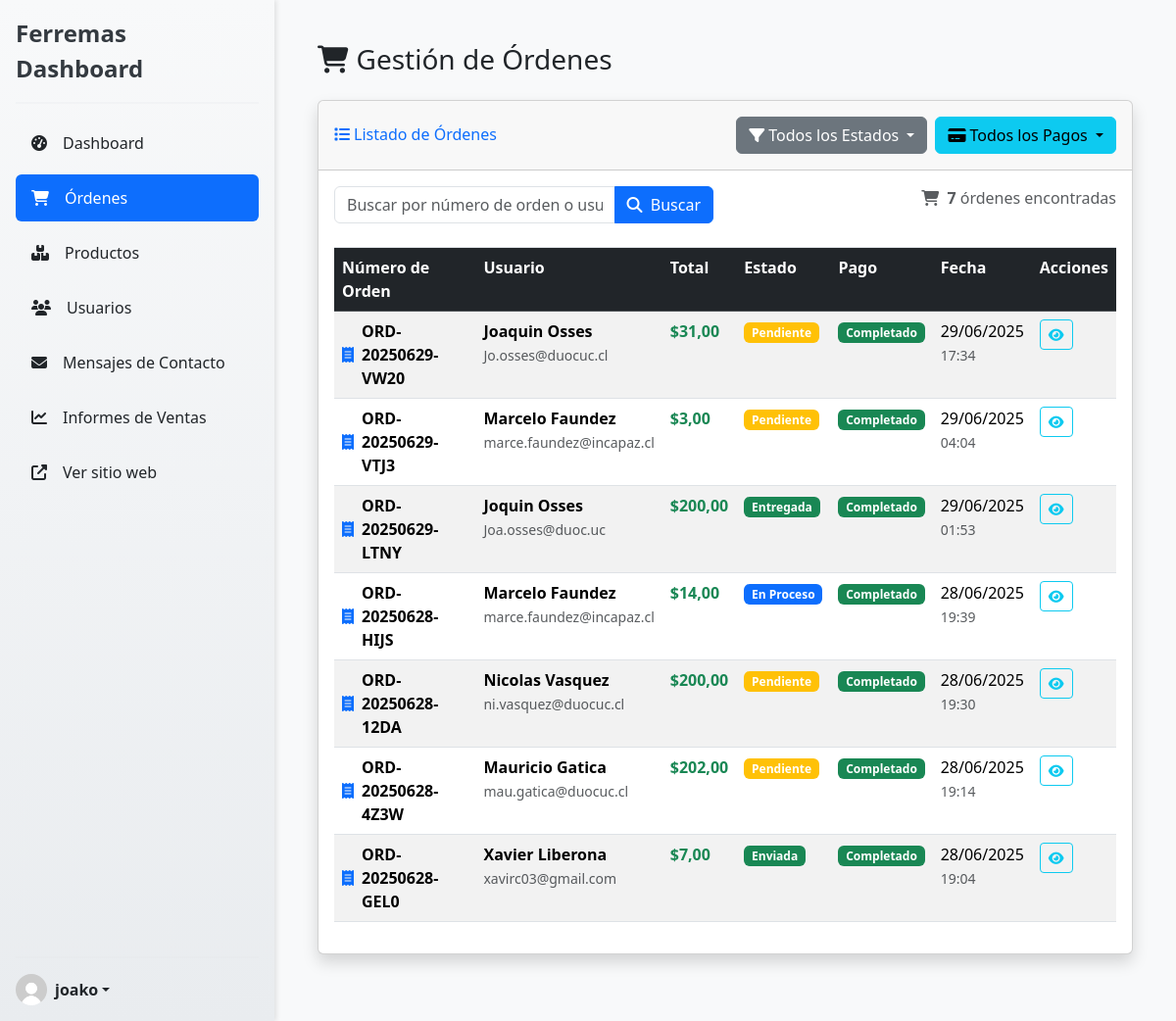
Screenshot of /dashboard/orders/ (signed in) with the database file from the repository.
### miPaypal/models.py (models this page shows, shortened)
class CustomUser(AbstractUser):
    ROLES = (
        ('cliente', 'Cliente'),
        ('bodeguero', 'Bodeguero'),
        ('contador', 'Contador'),
        ('vendedor', 'Vendedor'),
    )
    rut = models.CharField(max_length=12, blank=True, null=True)
    telefono = models.CharField(max_length=15, blank=True, null=True)
    direccion = models.TextField(blank=True, null=True)
    ciudad = models.CharField(max_length=100, blank=True, null=True, verbose_name="Ciudad")
    rol = models.CharField(max_length=10, choices=ROLES, default='cliente')

class Order(models.Model):
    ORDER_STATUS_CHOICES = [
        ('pending', 'Pendiente'),
        ('confirmed', 'Confirmada'),
        ('processing', 'En Proceso'),
        ('packed', 'Empacada'),
        ('shipped', 'Enviada'),
        ('delivered', 'Entregada'),
        ('cancelled', 'Cancelada'),
    ]
    PAYMENT_STATUS_CHOICES = [
        ('pending', 'Pendiente'),
        ('completed', 'Completado'),
        ('failed', 'Fallido'),
        ('refunded', 'Reembolsado'),
    ]
    ORDER_TYPE_CHOICES = [
        ('online', 'Compra Online'),
        ('manual', 'Orden Manual'),
        ('phone', 'Orden Telefónica'),
    ]
    DELIVERY_METHOD_CHOICES = [
        ('pickup', 'Retiro en Tienda'),
        ('delivery', 'Delivery a Domicilio'),
    ]
    user = models.ForeignKey(settings.AUTH_USER_MODEL, on_delete=models.CASCADE, related_name='orders')
    order_number = models.CharField(max_length=20, unique=True)
    total_amount = models.DecimalField(max_digits=10, decimal_places=2)
    order_status = models.CharField(max_length=20, choices=ORDER_STATUS_CHOICES, default='pending')
    payment_status = models.CharField(max_length=20, choices=PAYMENT_STATUS_CHOICES, default='pending')
    order_type = models.CharField(max_length=20, choices=ORDER_TYPE_CHOICES, default='online')
    created_by = models.ForeignKey(
        settings.AUTH_USER_MODEL,
        on_delete=models.SET_NULL,
        null=True,
        blank=True,
        related_name='created_orders',
        verbose_name="Creada por"
    )
    delivery_method = models.CharField(
        max_length=20,
        choices=DELIVERY_METHOD_CHOICES,
        default='pickup',
        verbose_name="Método de entrega"
    )
    delivery_cost = models.DecimalField(
        max_digits=8,
        decimal_places=2,
        default=0.00,
        verbose_name="Costo de envío"
    )
    shipping_address = models.TextField(blank=True, null=True)
    shipping_city = models.CharField(max_length=100, blank=True, null=True)
    shipping_phone = models.CharField(max_length=15, blank=True, null=True)
    notes = models.TextField(blank=True, null=True, verbose_name="Notas adicionales")
    tracking_number = models.CharField(max_length=100, blank=True, null=True, verbose_name="Número de seguimiento")
    estimated_delivery = models.DateTimeField(blank=True, null=True, verbose_name="Entrega estimada")
    paypal_transaction_id = models.CharField(max_length=250, blank=True, null=True)
    paypal_payer_id = models.CharField(max_length=250, blank=True, null=True)
    paypal_payment_status = models.CharField(max_length=250, blank=True, null=True)
    created_at = models.DateTimeField(auto_now_add=True)
    updated_at = models.DateTimeField(auto_now=True)
    class Meta:
        ordering = ['-created_at']
        verbose_name = "Orden"
        verbose_name_plural = "Órdenes"
    def get_status_color(self):
        colors = {
            'pending': 'warning',
            'confirmed': 'info',
            'processing': 'primary',
            'packed': 'secondary',
            'shipped': 'success',
            'delivered': 'success',
            'cancelled': 'danger',
        }
        return colors.get(self.order_status, 'secondary')
    def get_payment_status_color(self):
        colors = {
            'pending': 'warning',
            'completed': 'success',
            'failed': 'danger',
            'refunded': 'info',
        }
        return colors.get(self.payment_status, 'secondary')

### miPaypal/decorators.py (the view)
        def wrapper(request, *args, **kwargs):
            user = request.user
            if user.is_authenticated and (user.is_staff or getattr(user, 'rol', None) in roles):
                return view_func(request, *args, **kwargs)
            messages.error(request, "No tienes permisos para acceder a esta sección")
            return redirect(redirect_url)

### ecommerce/templates/dashboard-panel/crud-orders/list-orders.html (shortened to what this page needs)
{% extends 'dashboard-panel/dashboard.html' %}
{% load static %}
{% block content %}
<div class="container-fluid px-4 py-4">
    <div class="d-flex justify-content-between align-items-center mb-4">
        <h1 class="h3 mb-0"><i class="fas fa-shopping-cart me-2"></i>Gestión de Órdenes</h1>
    </div>
    <div class="card shadow mb-4">
        <div class="card-header py-3 d-flex justify-content-between align-items-center">
            <h6 class="m-0 font-weight-bold text-primary"><i class="fas fa-list me-1"></i>Listado de Órdenes</h6>
            <div class="d-flex gap-2">
                <div class="dropdown">
                    <button class="btn btn-secondary dropdown-toggle" type="button" data-bs-toggle="dropdown">
                        {% if current_status %}<i class="fas fa-filter me-1"></i>{{ current_status|title }}{% else %}<i class="fas fa-filter me-1"></i>Todos los Estados{% endif %}
                    </button>
                </div>
                <div class="dropdown">
                    <button class="btn btn-info dropdown-toggle" type="button" data-bs-toggle="dropdown">
                        {% if current_payment_status %}<i class="fas fa-credit-card me-1"></i>{{ current_payment_status|title }}{% else %}<i class="fas fa-credit-card me-1"></i>Todos los Pagos{% endif %}
                    </button>
                </div>
            </div>
        </div>
        <div class="card-body">
            <div class="row mb-4">
                <div class="col-md-6">
                    <form method="GET" class="input-group">
                        <input type="text" name="search" class="form-control" placeholder="Buscar por número de orden o usuario..." value="{{ search_query }}">
                        <button class="btn btn-primary" type="submit"><i class="fas fa-search me-1"></i> Buscar</button>
                    </form>
                </div>
                <div class="col-md-6">
                    <div class="d-flex align-items-center justify-content-end gap-3">
                        <div class="text-muted">
                            <i class="fas fa-shopping-cart me-1"></i>
                            <strong>{{ orders.paginator.count }}</strong> órdenes encontradas
                        </div>
                    </div>
                </div>
            </div>
            <div class="table-responsive">
                <table class="table table-striped table-hover" id="ordersTable" width="100%" cellspacing="0">
                    <thead class="table-dark">
                        <tr>
                            <th>Número de Orden</th>
                            <th>Usuario</th>
                            <th>Total</th>
                            <th>Estado</th>
                            <th>Pago</th>
                            <th>Fecha</th>
                            <th>Acciones</th>
                        </tr>
                    </thead>
                    <tbody>
                        {% for order in orders %}
                        <tr>
                            <td>
                                <div class="d-flex align-items-center">
                                    <i class="fas fa-receipt text-primary me-2"></i>
                                    <div>
                                        <strong>{{ order.order_number }}</strong>
                                    </div>
                                </div>
                            </td>
                            <td>
                                <div>
                                    <strong>{{ order.user.get_full_name|default:order.user.username }}</strong>
                                    <br>
                                    <small class="text-muted">{{ order.user.email }}</small>
                                </div>
                            </td>
                            <td>
                                <span class="fw-bold text-success">${{ order.total_amount }}</span>
                            </td>
                            <td>
                                <span class="badge bg-{{ order.get_status_color }}">
                                    {{ order.get_order_status_display }}
                                </span>
                            </td>
                            <td>
                                <span class="badge bg-{{ order.get_payment_status_color }}">
                                    {{ order.get_payment_status_display }}
                                </span>
                            </td>
                            <td>
                                <div>
                                    {{ order.created_at|date:"d/m/Y" }}
                                    <br>
                                    <small class="text-muted">{{ order.created_at|time:"H:i" }}</small>
                                </div>
                            </td>
                            <td>
                                <div class="d-flex gap-1">
                                    <a href="{% url 'order-detail-admin' order.id %}" class="btn btn-outline-info btn-sm" title="Ver detalles">
                                        <i class="fas fa-eye"></i>
                                    </a>
                                </div>
                            </td>
                        </tr>
                        {% endfor %}
                    </tbody>
                </table>
            </div>
        </div>
    </div>
</div>
{% endblock %}

### ecommerce/templates/dashboard-panel/dashboard.html (shortened to what this page needs)
{%load static%}
<!DOCTYPE html>
<html lang="es">
<head>
    <link rel="stylesheet" href="{%static 'css/dashboard.css'%}">
    <link href="https://cdn.jsdelivr.net/npm/bootstrap@5.3.7/dist/css/bootstrap.min.css" rel="stylesheet">
    <link rel="stylesheet" href="https://cdnjs.cloudflare.com/ajax/libs/font-awesome/6.4.0/css/all.min.css">
</head>
<body>
    <div class="wrapper">
        <div class="d-flex flex-column flex-shrink-0 p-3 bg-light sidebar">
            <a href="{% url 'dashboard-panel-page' %}" class="d-flex align-items-center mb-3 mb-md-0 me-md-auto link-dark text-decoration-none">
                <span class="fs-4">Ferremas Dashboard</span>
            </a>
            <hr>
            <ul class="nav nav-pills flex-column mb-auto">
                <li class="nav-item">
                    <a href="{% url 'dashboard-panel-page' %}"
                    class="nav-link link-dark {% if request.resolver_match.url_name == 'dashboard-panel-page' %}active{% endif %}">
                        <i class="fas fa-tachometer-alt me-2"></i>Dashboard
                    </a>
                </li>
                <li class="nav-item">
                    <a href="{% url 'list-orders' %}"
                    class="nav-link link-dark {% if 'orders' in request.resolver_match.url_name %}active{% endif %}">
                        <i class="fas fa-shopping-cart me-2"></i>Órdenes
                    </a>
                </li>
                <li class="nav-item">
                    <a href="{% url 'list-products' %}"
                    class="nav-link link-dark {% if request.resolver_match.url_name == 'list-products' %}active{% endif %}">
                        <i class="fas fa-boxes me-2"></i>Productos
                    </a>
                </li>
                <li class="nav-item">
                    <a href="{% url 'list-user' %}"
                    class="nav-link link-dark {% if request.resolver_match.url_name == 'list-user' %}active{% endif %}">
                        <i class="fas fa-users me-2"></i>Usuarios
                    </a>
                </li>
                <li class="nav-item">
                    <a href="{% url 'list-contact-messages' %}"
                    class="nav-link link-dark {% if 'contact-message' in request.resolver_match.url_name %}active{% endif %}">
                        <i class="fas fa-envelope me-2"></i>Mensajes de Contacto
                    </a>
                </li>
                <li class="nav-item">
                    <a href="{% url 'informes-mensuales' %}"
                    class="nav-link link-dark {% if 'informes' in request.resolver_match.url_name %}active{% endif %}">
                        <i class="fas fa-chart-line me-2"></i>Informes de Ventas
                    </a>
                </li>
                <li class="nav-item">
                    <a href="{% url 'index-page' %}"
                    class="nav-link link-dark {% if request.resolver_match.url_name == 'home' %}active{% endif %}">
                        <i class="fas fa-external-link-alt me-2"></i>Ver sitio web
                    </a>
                </li>
            </ul>
            <hr>
            <div class="dropdown">
                <a href="#" class="d-flex align-items-center link-dark text-decoration-none dropdown-toggle show"
                id="dropdownUser2" data-bs-toggle="dropdown" aria-expanded="true">
                    <img src="{% static 'images/default-profile.jpg' %}" alt="Foto de perfil" width="32" height="32" class="rounded-circle me-2">
                    <strong>{{ user.username }}</strong>
                </a>
            </div>
        </div>
        <div class="main-content">
            {%block content%}{%endblock%}
        </div>
    </div>
</body>
</html>

### rows the page displays
CustomUser: username "joako"
Order: order_number "ORD-20250629-VW20", user.get_full_name "Joaquin Osses", user.email "Jo.osses@duocuc.cl", total_amount "31,00", order_status "Pendiente", payment_status "Completado", created_at "29/06/2025", created_at "17:34"
Order: order_number "ORD-20250629-VTJ3", user.get_full_name "Marcelo Faundez", user.email "marce.faundez@incapaz.cl", total_amount "3,00", order_status "Pendiente", payment_status "Completado", created_at "29/06/2025", created_at "04:04"
Order: order_number "ORD-20250629-LTNY", user.get_full_name "Joquin Osses", user.email "Joa.osses@duoc.uc", total_amount "200,00", order_status "Entregada", payment_status "Completado", created_at "29/06/2025", created_at "01:53"
Order: order_number "ORD-20250628-HIJS", user.get_full_name "Marcelo Faundez", user.email "marce.faundez@incapaz.cl", total_amount "14,00", order_status "En Proceso", payment_status "Completado", created_at "28/06/2025", created_at "19:39"
Order: order_number "ORD-20250628-12DA", user.get_full_name "Nicolas Vasquez", user.email "ni.vasquez@duocuc.cl", total_amount "200,00", order_status "Pendiente", payment_status "Completado", created_at "28/06/2025", created_at "19:30"
Order: order_number "ORD-20250628-4Z3W", user.get_full_name "Mauricio Gatica", user.email "mau.gatica@duocuc.cl", total_amount "202,00", order_status "Pendiente", payment_status "Completado", created_at "28/06/2025", created_at "19:14"
Order: order_number "ORD-20250628-GEL0", user.get_full_name "Xavier Liberona", user.email "xavirc03@gmail.com", total_amount "7,00", order_status "Enviada", payment_status "Completado", created_at "28/06/2025", created_at "19:04"

### other values shown
{{ orders.paginator.count }} "7"
